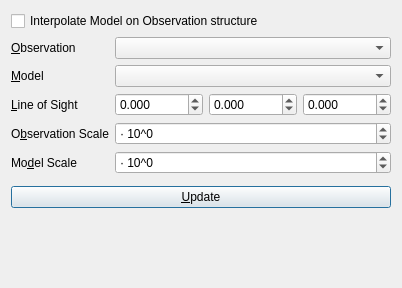
<?xml version="1.0" encoding="UTF-8"?>
<ui version="4.0">
 <class>ResidualViewConfigWidget</class>
 <widget class="QWidget" name="ResidualViewConfigWidget">
  <property name="geometry">
   <rect>
    <x>0</x>
    <y>0</y>
    <width>402</width>
    <height>288</height>
   </rect>
  </property>
  <property name="windowTitle">
   <string>Residual View Parameters</string>
  </property>
  <layout class="QGridLayout" name="mainLayout">
   <item row="2" column="1">
    <widget class="QWidget" name="widget_2" native="true">
     <layout class="QFormLayout" name="formLayout">
      <property name="leftMargin">
       <number>0</number>
      </property>
      <property name="topMargin">
       <number>0</number>
      </property>
      <property name="rightMargin">
       <number>0</number>
      </property>
      <property name="bottomMargin">
       <number>0</number>
      </property>
      <item row="0" column="0" colspan="2">
       <widget class="QCheckBox" name="interpolationModeCheckBox">
        <property name="text">
         <string>Interpolate Model on Observation structure</string>
        </property>
       </widget>
      </item>
      <item row="3" column="0">
       <widget class="QLabel" name="label">
        <property name="text">
         <string>&amp;Observation</string>
        </property>
        <property name="buddy">
         <cstring>observationCombo</cstring>
        </property>
       </widget>
      </item>
      <item row="3" column="1">
       <widget class="QComboBox" name="observationCombo"/>
      </item>
      <item row="5" column="0">
       <widget class="QLabel" name="label2">
        <property name="text">
         <string>&amp;Model</string>
        </property>
        <property name="buddy">
         <cstring>modelCombo</cstring>
        </property>
       </widget>
      </item>
      <item row="5" column="1">
       <widget class="QComboBox" name="modelCombo"/>
      </item>
      <item row="7" column="0">
       <widget class="QLabel" name="label_2">
        <property name="text">
         <string>&amp;Line of Sight</string>
        </property>
        <property name="buddy">
         <cstring>losX</cstring>
        </property>
       </widget>
      </item>
      <item row="7" column="1">
       <widget class="QWidget" name="widget_3" native="true">
        <layout class="QHBoxLayout" name="horizontalLayout">
         <property name="leftMargin">
          <number>0</number>
         </property>
         <property name="topMargin">
          <number>0</number>
         </property>
         <property name="rightMargin">
          <number>0</number>
         </property>
         <property name="bottomMargin">
          <number>0</number>
         </property>
         <item>
          <widget class="QDoubleSpinBox" name="losX">
           <property name="decimals">
            <number>3</number>
           </property>
           <property name="minimum">
            <double>-1.000000000000000</double>
           </property>
           <property name="maximum">
            <double>1.000000000000000</double>
           </property>
           <property name="singleStep">
            <double>0.010000000000000</double>
           </property>
          </widget>
         </item>
         <item>
          <widget class="QDoubleSpinBox" name="losY">
           <property name="decimals">
            <number>3</number>
           </property>
           <property name="minimum">
            <double>-1.000000000000000</double>
           </property>
           <property name="maximum">
            <double>1.000000000000000</double>
           </property>
           <property name="singleStep">
            <double>0.010000000000000</double>
           </property>
          </widget>
         </item>
         <item>
          <widget class="QDoubleSpinBox" name="losZ">
           <property name="decimals">
            <number>3</number>
           </property>
           <property name="minimum">
            <double>-1.000000000000000</double>
           </property>
           <property name="maximum">
            <double>1.000000000000000</double>
           </property>
           <property name="singleStep">
            <double>0.010000000000000</double>
           </property>
          </widget>
         </item>
        </layout>
       </widget>
      </item>
      <item row="10" column="0">
       <widget class="QLabel" name="label_3">
        <property name="text">
         <string>O&amp;bservation Scale</string>
        </property>
        <property name="buddy">
         <cstring>observationScale</cstring>
        </property>
       </widget>
      </item>
      <item row="10" column="1">
       <widget class="QSpinBox" name="observationScale">
        <property name="prefix">
         <string>· 10^</string>
        </property>
        <property name="minimum">
         <number>-100</number>
        </property>
        <property name="maximum">
         <number>100</number>
        </property>
        <property name="value">
         <number>0</number>
        </property>
       </widget>
      </item>
      <item row="12" column="0">
       <widget class="QLabel" name="label_4">
        <property name="text">
         <string>Mo&amp;del Scale</string>
        </property>
        <property name="buddy">
         <cstring>modelScale</cstring>
        </property>
       </widget>
      </item>
      <item row="12" column="1">
       <widget class="QSpinBox" name="modelScale">
        <property name="prefix">
         <string>· 10^</string>
        </property>
        <property name="minimum">
         <number>-100</number>
        </property>
        <property name="maximum">
         <number>100</number>
        </property>
       </widget>
      </item>
      <item row="13" column="0" colspan="2">
       <widget class="QWidget" name="widget" native="true"/>
      </item>
      <item row="14" column="0" colspan="2">
       <widget class="QPushButton" name="updateButton">
        <property name="text">
         <string>&amp;Update</string>
        </property>
        <property name="default">
         <bool>true</bool>
        </property>
       </widget>
      </item>
     </layout>
    </widget>
   </item>
  </layout>
 </widget>
 <resources/>
 <connections/>
</ui>
